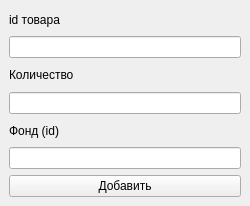
<?xml version="1.0" encoding="UTF-8"?>
<ui version="4.0">
 <class>MainWindow</class>
 <widget class="QMainWindow" name="MainWindow">
  <property name="geometry">
   <rect>
    <x>0</x>
    <y>0</y>
    <width>250</width>
    <height>206</height>
   </rect>
  </property>
  <property name="minimumSize">
   <size>
    <width>250</width>
    <height>206</height>
   </size>
  </property>
  <property name="maximumSize">
   <size>
    <width>250</width>
    <height>206</height>
   </size>
  </property>
  <property name="windowTitle">
   <string>Add info</string>
  </property>
  <widget class="QWidget" name="centralwidget">
   <layout class="QVBoxLayout" name="verticalLayout">
    <item>
     <widget class="QLabel" name="label">
      <property name="text">
       <string>id товара</string>
      </property>
     </widget>
    </item>
    <item>
     <widget class="QLineEdit" name="lineEdit"/>
    </item>
    <item>
     <widget class="QLabel" name="label_2">
      <property name="text">
       <string>Количество</string>
      </property>
     </widget>
    </item>
    <item>
     <widget class="QLineEdit" name="lineEdit_2"/>
    </item>
    <item>
     <widget class="QLabel" name="label_3">
      <property name="text">
       <string>Фонд (id)</string>
      </property>
     </widget>
    </item>
    <item>
     <widget class="QLineEdit" name="lineEdit_3"/>
    </item>
    <item>
     <widget class="QPushButton" name="pushButton">
      <property name="text">
       <string>Добавить</string>
      </property>
     </widget>
    </item>
   </layout>
  </widget>
 </widget>
 <resources/>
 <connections/>
</ui>
